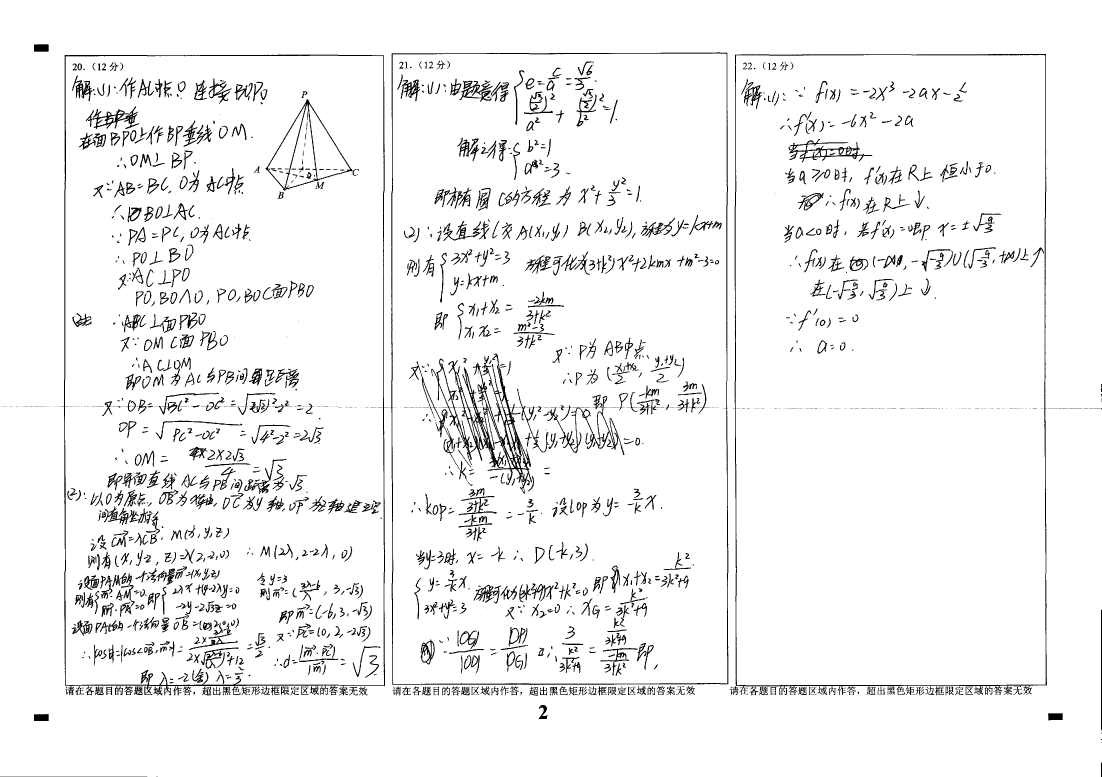
#> input picture example_image/g2dh229_01081313_03B.TIF, 3304 x 2331 px, found by its file name (shown at 1/3 size)
$ python seg_data_generator.py
#> lines starting #> are read from the running program, lines starting #| are printed output that depends on the picture; after the words box and inside, x2 and y2 are one past the last pixel; in counts of white or black regions, pixels touching at a corner belong together
import cv2
import numpy as np
from PIL import Image
from scipy.spatial.distance import cdist

def filter_bounding_boxes(bounding_boxes, confidences, pixel_ranges):
    """
    Filter bounding boxes based on input pixel ranges.

    Args:
    bounding_boxes (list): List of bounding boxes in format (x1, y1, x2, y2)
    confidences (list): List of confidence scores for each bounding box
    pixel_ranges (list): List of pixel ranges in format (x1_min, y1_min, x1_max, y1_max)

    Returns:
    tuple: (filtered_boxes, filtered_labels)
    filtered_boxes (list): Filtered bounding boxes
    """
    filtered_boxes = []

    for pixel_range in pixel_ranges:
        x1_min, y1_min, x1_max, y1_max = pixel_range[0]
        x2_min, y2_min, x2_max, y2_max = pixel_range[1]

        # Filter boxes within the current pixel range
        valid_boxes = [
            (i, box) for i, box in enumerate(bounding_boxes)
            if x1_min <= box[0] <= x1_max and y1_min <= box[1] <= y1_max and x2_min <= box[0] + box[2] <= x2_max and y2_min <= box[1] + box[3] <= y2_max
        ]

        if valid_boxes:
            # If multiple boxes are found, choose the one with highest confidence
            best_box_index, best_box = max(valid_boxes, key=lambda x: confidences[x[0]])
            filtered_boxes.append(best_box)
        elif bounding_boxes:
            # If no box is found, find the nearest box
            upper_left_corners = np.array([[box[0], box[1]] for box in bounding_boxes])
            target_point = np.array([(x1_min + x1_max) / 2, (y1_min + y1_max) / 2])

            distances = cdist([target_point], upper_left_corners)[0]
            nearest_box_index = np.argmin(distances)
            nearest_box = bounding_boxes[nearest_box_index]

            # filtered_boxes.append(nearest_box)
            # filtered_labels.append(nearest_label)
            print(f"No bounding box found in range {pixel_range}. Nearest box: {nearest_box}")
        else:
            print(f"No bounding box found in range {pixel_range}.")

    return filtered_boxes

def segment_exam_paper(image_path, output_path = None, side = None):
    # Read the image
#> called with image_path = 'example_image\\g2dh229_01081313_03B.TIF', side = 1
    img = cv2.imread(image_path)
#> img is the input picture: shape (2331, 3304, 3); 95.1% white; 2082 black regions (700 under 20 px), largest, box (x1, y1, x2, y2) and area: (1294, 1061, 1596, 1481) 20098, (2203, 162, 3141, 2086) 18767, (183, 164, 1155, 2086) 17936
    gray = cv2.cvtColor(img, cv2.COLOR_BGR2GRAY)

    # Apply threshold to get binary image
    _, binary = cv2.threshold(gray, 200, 255, cv2.THRESH_BINARY_INV)
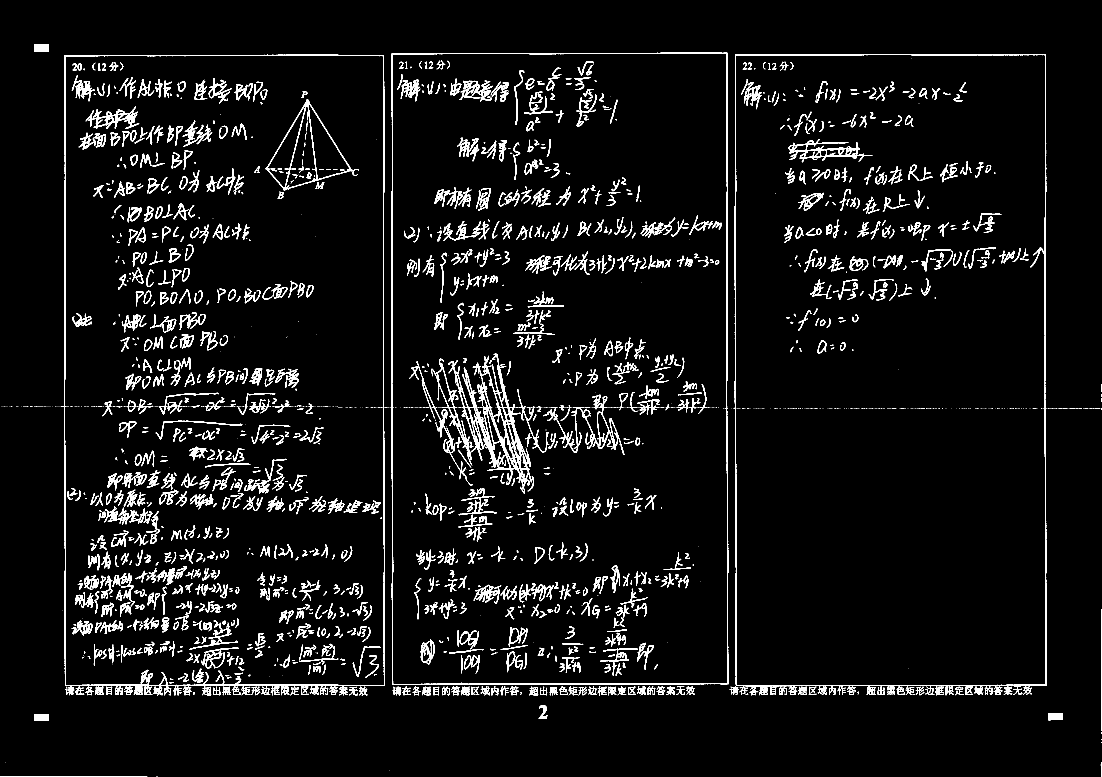
#> binary: shape (2331, 3304) (shown at 1/3 size); 4.9% white; 2082 white regions (700 under 20 px), largest, box (x1, y1, x2, y2) and area: (1294, 1061, 1596, 1481) 20098, (2203, 162, 3141, 2086) 18767, (183, 164, 1155, 2086) 17936

    # Find horizontal and vertical lines
    horizontal_kernel = cv2.getStructuringElement(cv2.MORPH_RECT, (100,1))
    vertical_kernel = cv2.getStructuringElement(cv2.MORPH_RECT, (1,100))

    horizontal_lines = cv2.morphologyEx(binary, cv2.MORPH_OPEN, horizontal_kernel, iterations=1)
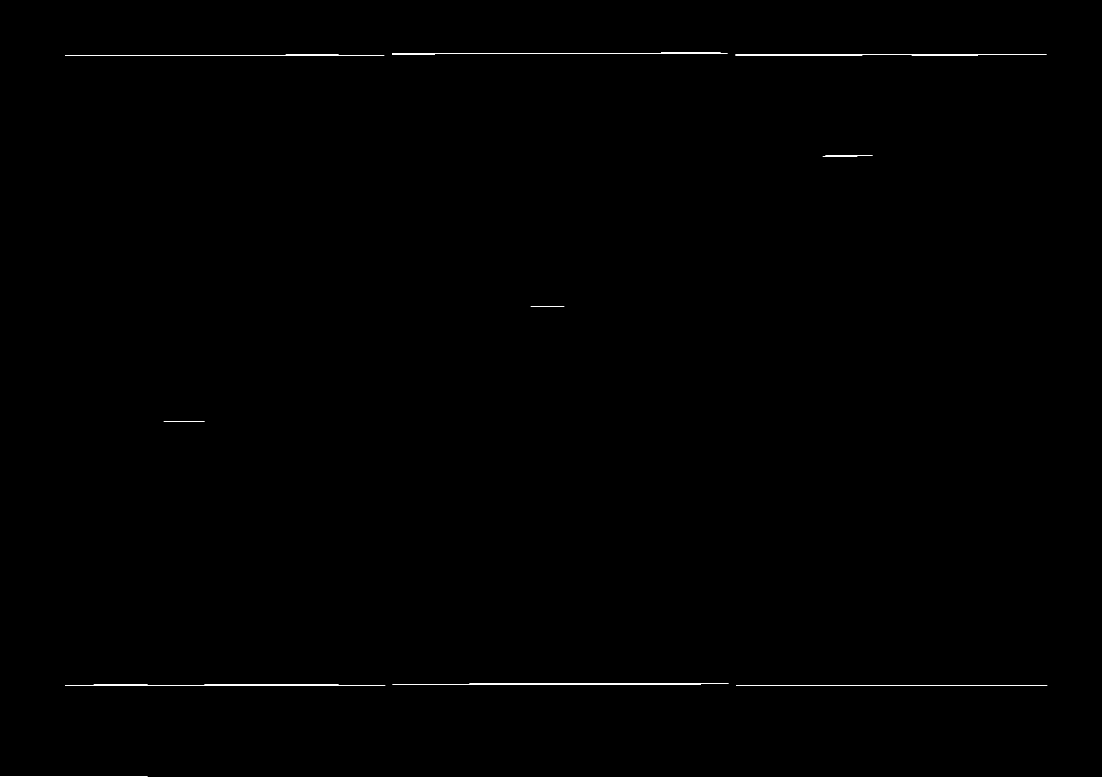
#> horizontal_lines: shape (2331, 3304) (shown at 1/3 size); 0.2% white; 10 white regions, largest, box (x1, y1, x2, y2) and area: (195, 164, 1153, 168) 2550, (1178, 2050, 2186, 2054) 2534, (196, 2054, 1156, 2058) 2525
    vertical_lines = cv2.morphologyEx(binary, cv2.MORPH_OPEN, vertical_kernel, iterations=1)
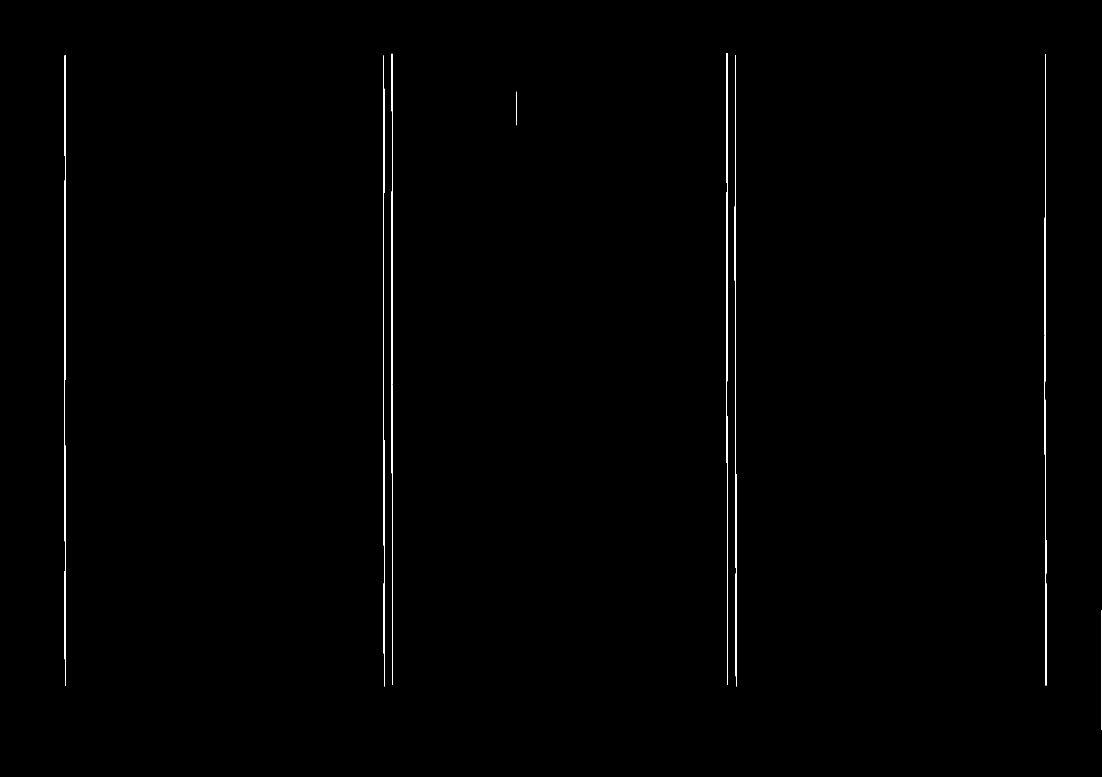
#> vertical_lines: shape (2331, 3304) (shown at 1/3 size); 0.36% white; 8 white regions, largest, box (x1, y1, x2, y2) and area: (192, 166, 198, 2058) 5557, (2179, 159, 2184, 2054) 4562, (1174, 161, 1179, 2055) 4334

    # Combine horizontal and vertical lines
    grid = cv2.add(horizontal_lines, vertical_lines)
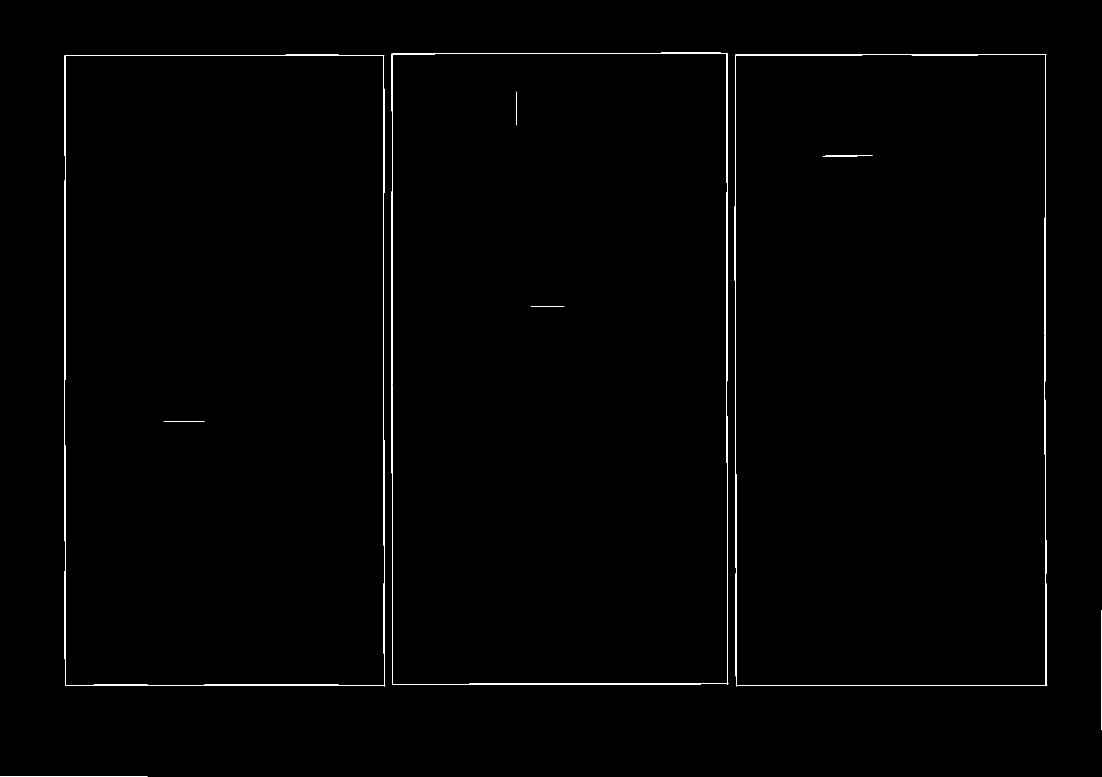
#> grid: shape (2331, 3304) (shown at 1/3 size); 0.56% white; 9 white regions, largest, box (x1, y1, x2, y2) and area: (192, 164, 1156, 2059) 14854, (1174, 158, 2186, 2055) 13824, (2204, 163, 3142, 2059) 12646

    # Dilate the grid to connect nearby lines
    kernel = np.ones((7,7), np.uint8)
    grid = cv2.dilate(grid, kernel, iterations=2)
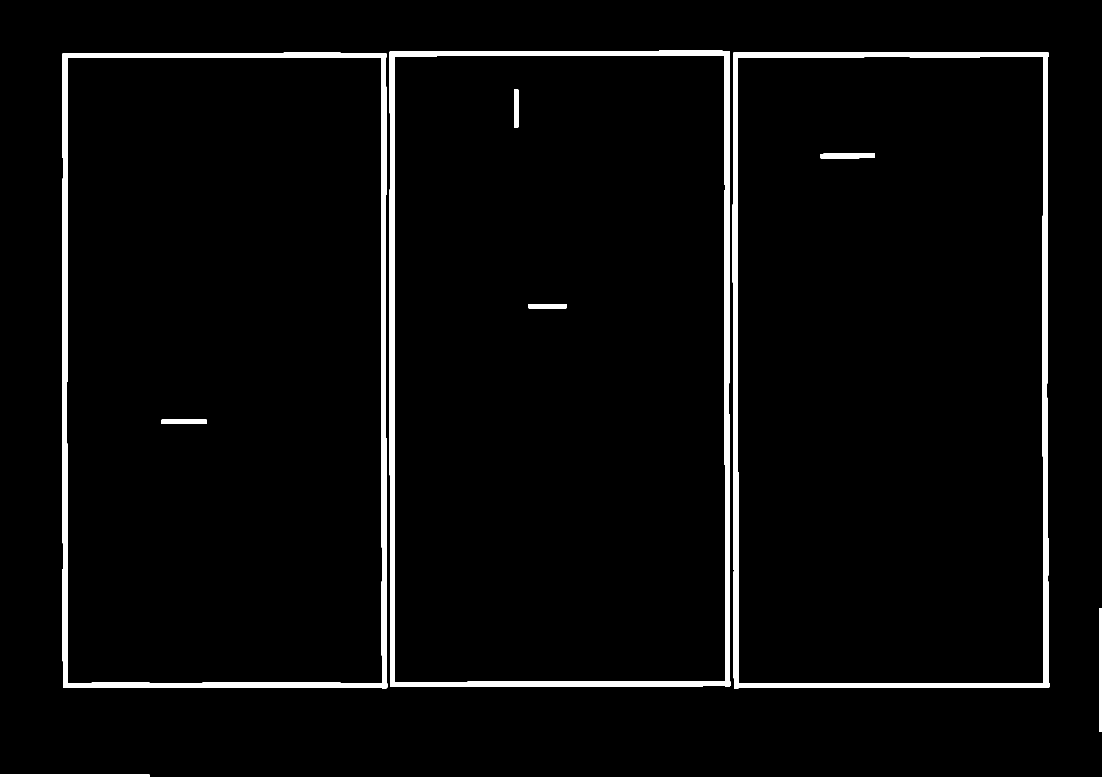
#> grid: shape (2331, 3304) (shown at 1/3 size); 3.4% white; 9 white regions

    # 假设你已经有了一个二值化图像 grid
    contours, hierarchy = cv2.findContours(grid, cv2.RETR_CCOMP, cv2.CHAIN_APPROX_SIMPLE)
#> contours = 12 contours; largest, box (x1, y1, x2, y2) and area: (1168, 152, 2192, 2061) 1939976, (1182, 165, 2177, 2047) 1862088, (186, 158, 1162, 2065) 1846645, (2198, 157, 3148, 2065) 1796278, (200, 172, 1147, 2051) 1768807

    # # hierarchy[i][3] 表示父轮廓的索引。-1 表示没有父轮廓，即它是最外层轮廓
    inner_contours = [cnt for i, cnt in enumerate(contours) if hierarchy[0][i][3] != -1]
#> inner_contours = 3 contours; box (x1, y1, x2, y2) and area: (1182, 165, 2177, 2047) 1862088, (200, 172, 1147, 2051) 1768807, (2212, 170, 3132, 2051) 1721234

    # Filter contours
    height, width = img.shape[:2]
    min_area = 0.005 * height * width
    max_area = 0.5 * height * width

    valid_contours = []
    for contour in inner_contours:
        area = cv2.contourArea(contour)
        x, y, w, h = cv2.boundingRect(contour)
        aspect_ratio = float(w) / h
        if min_area < area < max_area and 0.2 < aspect_ratio < 5:
            valid_contours.append((x, y, w, h, area))
#> this loop made 3 passes
#> (area, x, y, w, h, aspect_ratio) on passes 1 to 3: (1768807, 200, 172, 947, 1879, 0.504), (1721234.5, 2212, 170, 920, 1881, 0.489), (1862088.5, 1182, 165, 995, 1882, 0.529)
#> after the loop, valid_contours = [(200, 172, 947, 1879, 1768807), (2212, 170, 920, 1881, 1721234.5), (1182, 165, 995, 1882, 1862088.5)]

    def sort_contours(cnts):
        # Determine the number of columns (adjust this based on your specific image)
        num_columns = 3
        column_width = width // num_columns

        # Group contours into columns
        columns = [[] for _ in range(num_columns)]
        for cnt in cnts:
            x, y, w, h, area = cnt
            column_index = x // column_width
            columns[column_index].append(cnt)
#> this loop made 3 passes
#> (x, y, w, h, area, column_index) on passes 1 to 3: (200, 172, 947, 1879, 1768807, 0), (2212, 170, 920, 1881, 1721234.5, 2), (1182, 165, 995, 1882, 1862088.5, 1)

        # Sort each column
        for column in columns:
            column.sort(key=lambda c: (c[1], c[0], c[4]))  # Sort by y, then x, then area

        # Flatten the sorted columns
        return [item for column in columns for item in column]

    sorted_contours = sort_contours(valid_contours)
#> sorted_contours = [(200, 172, 947, 1879, 1768807), (1182, 165, 995, 1882, 1862088.5), (2212, 170, 920, 1881, 1721234.5)]

    # select based on pre-defined region
    # For *A.TIF
    if side != None:
        if side == 0:  # 第一面试卷
            pixel_ranges = [[[191, 1065, 267, 1134], [1101, 1281, 1165, 1341]],
                            [[186, 1267, 271, 1357], [1101, 1530, 1165, 1581]],
                            [[186, 1525, 262, 1611], [1101, 2048, 1165, 2114]],
                            [[1126, 136, 1411, 353], [2205, 1045, 2277, 1104]],
                            [[1126, 1036, 1411, 1219], [2205, 2047, 2277, 2118]],
                            [[2230, 151, 2479, 284], [3131, 2062, 3205, 2123]]]
            sorted_contours = filter_bounding_boxes(sorted_contours, [1 for _ in sorted_contours], pixel_ranges)

        elif side == 1: # 第二面试卷
            pixel_ranges = [[[154, 129, 263, 233], [1111, 2005, 1204, 2096]],
                            [[1152, 129, 1261, 233], [2129, 2005, 2222, 2096]],
                            [[2175, 129, 2289, 233], [3090, 2005, 3185, 2096]]]
            sorted_contours = filter_bounding_boxes(sorted_contours, [1 for _ in sorted_contours], pixel_ranges)
#> the loop in filter_bounding_boxes, `for pixel_range in pixel_ranges:` made 3 passes
#> valid_boxes on passes 1 to 3: [(0, (200, 172, 947, 1879, 1768807))], [(1, (1182, 165, 995, 1882, 1862088.5))], [(2, (2212, 170, 920, 1881, 1721234.5))]
#> after the loop in filter_bounding_boxes, `for pixel_range in pixel_ranges:`: filtered_boxes has the same summary as sorted_contours in segment_exam_paper

        else:
            raise f"Side '{side}' is not support at this time."

    # [13 lines of commented-out code are left out]
    results = []
    for i, (x, y, w, h, _) in enumerate(sorted_contours):
        results.append({
            "area_number": i + 1,
            "coordinates": {
                "x": x,
                "y": y,
                "w": w,
                "h": h
            }
        })
#> this loop made 3 passes
#> (x, y, w, h) on passes 1 to 3: (200, 172, 947, 1879), (1182, 165, 995, 1882), (2212, 170, 920, 1881)
#> after the loop, results = 3 items

    return results

# [16 lines left out: function cut_and_save_image, not called in this run]


if __name__ == "__main__":

    # Usage
    image_path = 'example_image\g2dh229_01081313_03B.TIF'
    output_path = 'example_image\g2dh229_01081313_03B_segement.jpg'
    segmentation_results = segment_exam_paper(image_path, output_path=output_path, side=1)
#> segmentation_results = 3 items

    # Print results
    for result in segmentation_results:
        print(f"Area {result['area_number']}: {result['coordinates']}")
#> this loop made 3 passes
#| Area 1: {'x': 200, 'y': 172, 'w': 947, 'h': 1879}
#| Area 2: {'x': 1182, 'y': 165, 'w': 995, 'h': 1882}
#| Area 3: {'x': 2212, 'y': 170, 'w': 920, 'h': 1881}
